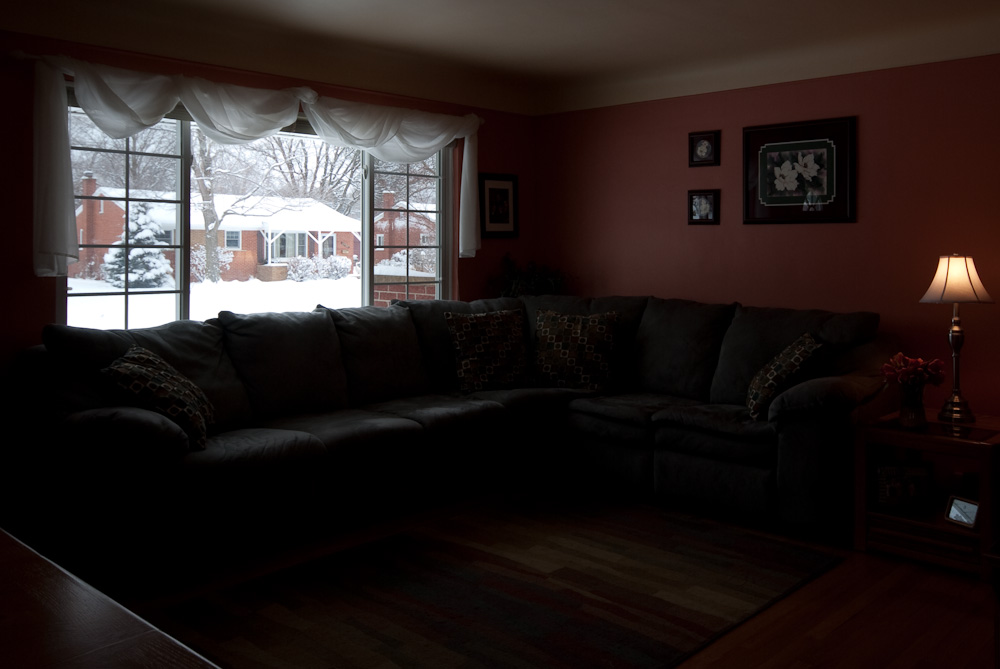
%> input picture lab1/underexposed.jpg, 1000 x 669 px
$ octave adaptive_gamma_gauss_bilat.m   (GNU Octave 9; MATLAB toolbox functions it lacks are replaced by stand-ins)
%> lines starting %> are read from the running program, lines starting %| are printed output that depends on the picture
clear all;
close all;
clc;

im = imread('underexposed.jpg');
%> im is the input picture: size 669x1000x3 uint8; mean R, G, B 42.5, 33.2, 31.3

im = im2double(im); % valori in double tra [0,1]
%> im: size 669x1000x3 double
im_Ycbcr = rgb2ycbcr(im);
%> im_Ycbcr: size 669x1000x3 double; mean of channels 1, 2, 3 0.183, 0.493, 0.519
canaleY = im_Ycbcr(:,:,1)*255; % double in [0 255] come "input" dell'articolo

% Y filtro gauss
F = fspecial('gaussian',51,21);
Yfiltrato_gauss = imfilter(canaleY,F,'same','replicate');
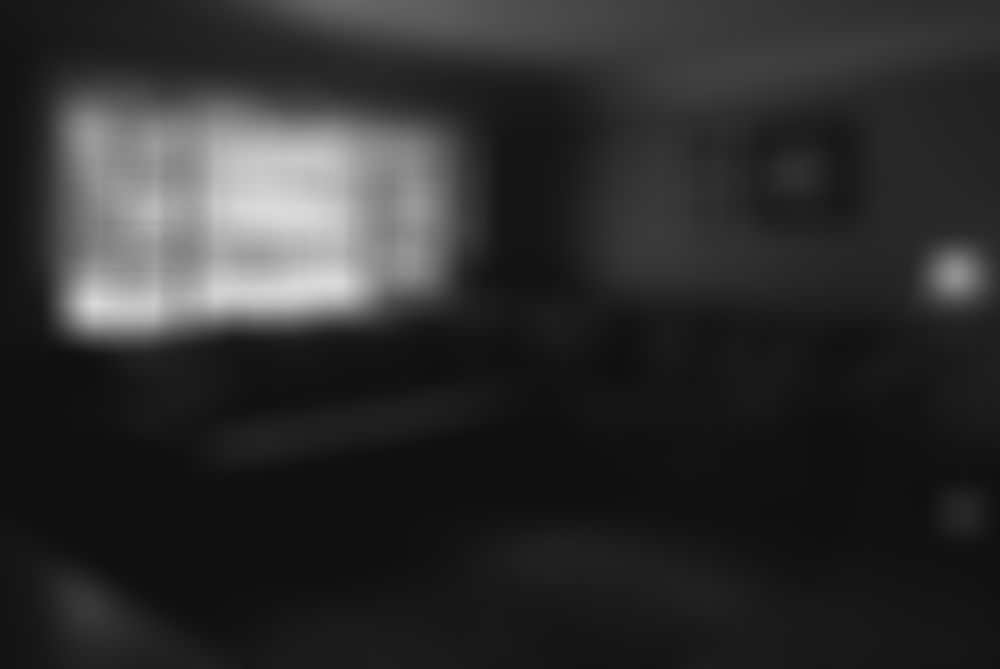
%> Yfiltrato_gauss: size 669x1000 double; min 16, max 219, mean 46.7

% Y filtro bilaterale
Yfiltrato_bilat = imbilatfilt(canaleY/255,0.5,3);

% im rgb gauss
im_Ycbcr_gauss = im_Ycbcr;
im_Ycbcr_gauss(:,:,1)=Yfiltrato_gauss/255;
%> im_Ycbcr_gauss: size 669x1000x3 double; mean of channels 1, 2, 3 0.183, 0.493, 0.519
im_rgb_gauss=ycbcr2rgb(im_Ycbcr_gauss);
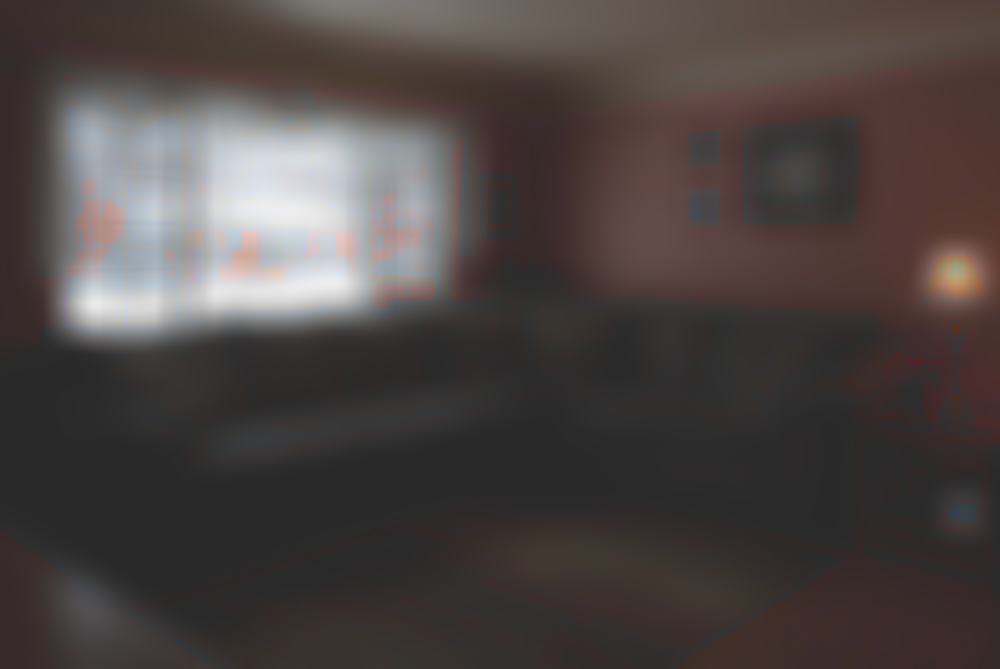
%> im_rgb_gauss: size 669x1000x3 double; mean R, G, B 0.167, 0.13, 0.123; mean of the top-left, top-right, bottom-left and bottom-right quarters 0.38, 0.125, 0.0279, 0.0272; drawn with min black and max white

% im rgb bilat
im_Ycbcr_bilat = im_Ycbcr;
im_Ycbcr_bilat(:,:,1) = Yfiltrato_bilat;
%> im_Ycbcr_bilat: size 669x1000x3 double; mean of channels 1, 2, 3 0.183, 0.493, 0.519
im_rgb_bilat = ycbcr2rgb(im_Ycbcr_bilat);

% alcuni plot
figure(1),clf
imshow(im), title('rgb originale')

figure(2), clf
subplot(1,2,1), imshow(im_rgb_gauss), title('rgb con Y filtrato con gauss')
subplot(1,2,2), imshow(im_rgb_bilat), title('rgb con Y filtrato bilaterale')

figure(3), clf
subplot(1,3,1), imshow(canaleY/255), title('Y originale')
subplot(1,3,2), imshow(Yfiltrato_gauss/255), title('Y filtro gauss')
subplot(1,3,3), imshow(abs(canaleY/255 - Yfiltrato_gauss/255)), title('abs(Y orig - Y gauss)')

figure(4), clf
subplot(1,3,1), imshow(canaleY/255), title('Y originale')
subplot(1,3,2), imshow(Yfiltrato_bilat), title('Y filtro bilaterale')
subplot(1,3,3), imshow(abs(canaleY/255 - Yfiltrato_bilat)), title('abs(Y orig - Y bilat)')
%> after `imshow(abs(canaleY/255 - Yfiltrato_bilat))`:
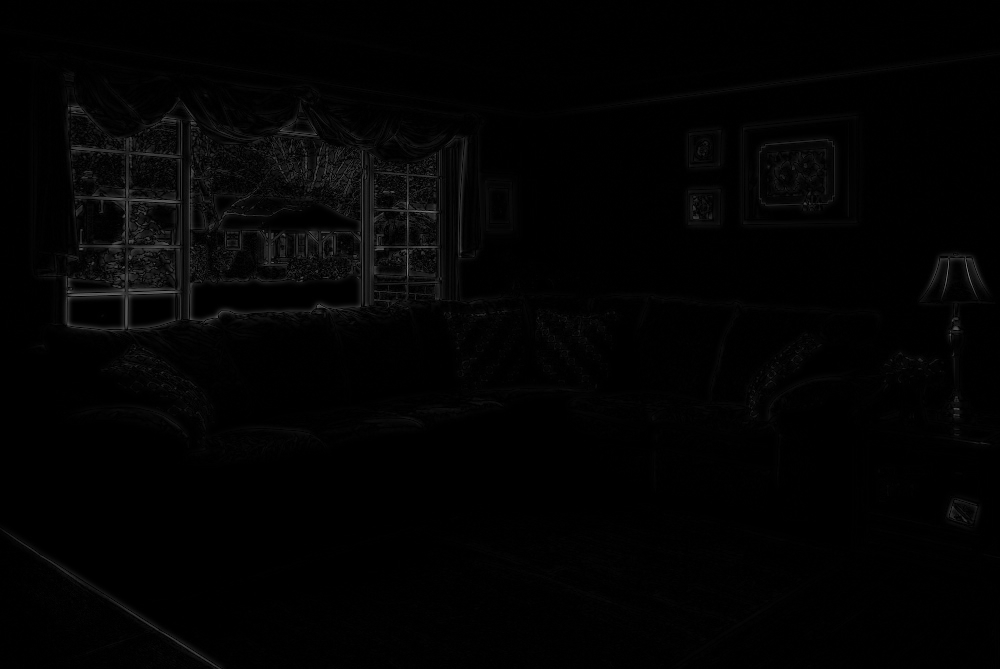
%> displayed picture: size 669x1000, on the screen's scale of 0 to 255; min 0, max 123, mean 2.9


%%% implementazione eq1

%%       GAUSS
mask_gauss = 1.-Yfiltrato_gauss/255;

figure(5), clf
imshow(mask_gauss), title('Y filtrato gauss (NEG)')

% eq1 su Y
finalimageY_gauss = 255*(canaleY./255).^(2.^((128.-mask_gauss*255)./128));
figure(6), clf
imshow(finalimageY_gauss/255), title('Y adaptive gamma gauss filt')

im_Ycbcr_gauss(:,:,1) = finalimageY_gauss/255;
%> im_Ycbcr_gauss: size 669x1000x3 double; mean of channels 1, 2, 3 0.314, 0.493, 0.519
adapgammaRGB_gauss = ycbcr2rgb(im_Ycbcr_gauss);
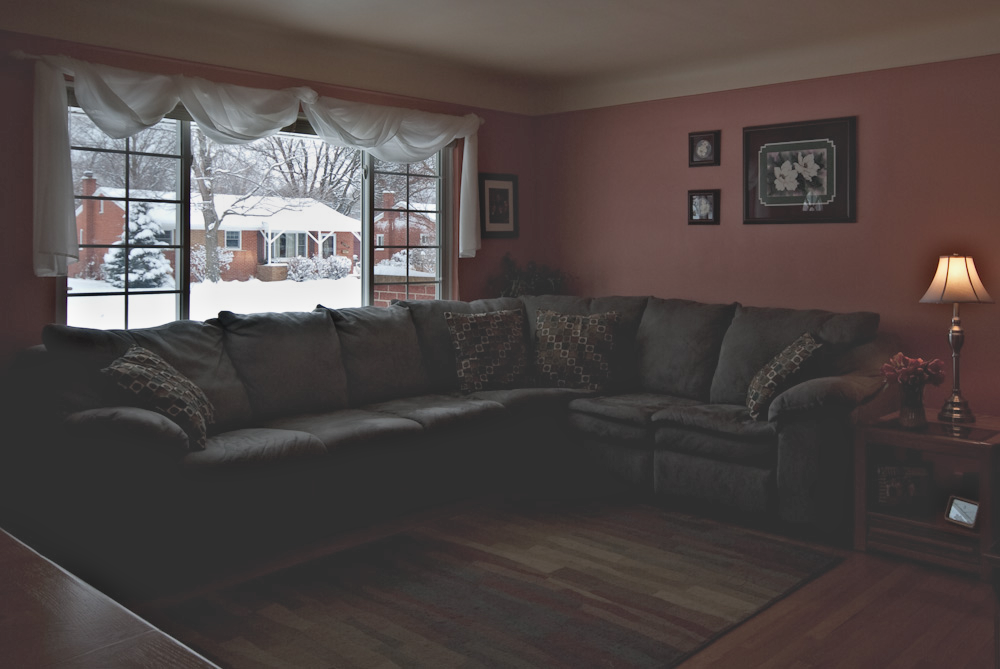
%> adapgammaRGB_gauss: size 669x1000x3 double; mean R, G, B 0.319, 0.282, 0.275; drawn with min black and max white
figure(7), clf
imshow(adapgammaRGB_gauss), title('RGB with Y adaptive gamma gauss filt')

%%       BILAT
mask_bilat = 1.-Yfiltrato_bilat;
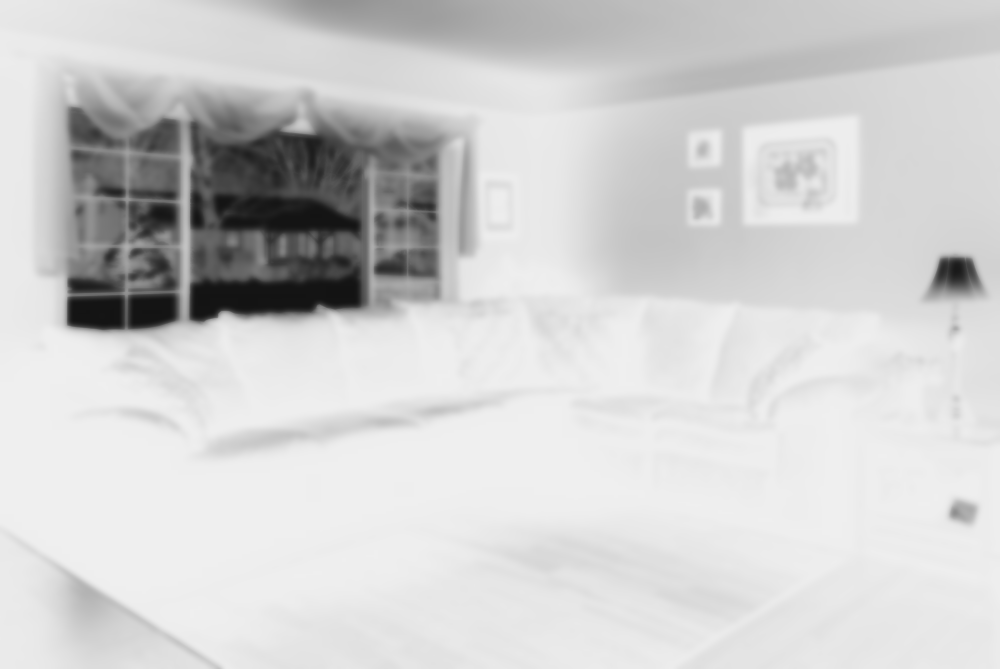
%> mask_bilat: size 669x1000 double; min 0.0784, max 0.937, mean 0.817

figure(8), clf
imshow(mask_bilat), title('Y filtrato bilaterale (NEG)')

% eq1 su Y
finalimageY_bilat = 255*(canaleY./255).^(2.^((128.-mask_bilat*255)./128));
figure(9), clf
imshow(finalimageY_bilat/255), title('Y adaptive gamma bilateral filt')

im_Ycbcr_bilat(:,:,1) = finalimageY_bilat/255;
%> im_Ycbcr_bilat: size 669x1000x3 double; mean of channels 1, 2, 3 0.315, 0.493, 0.519
adapgammaRGB_bilat = ycbcr2rgb(im_Ycbcr_bilat);
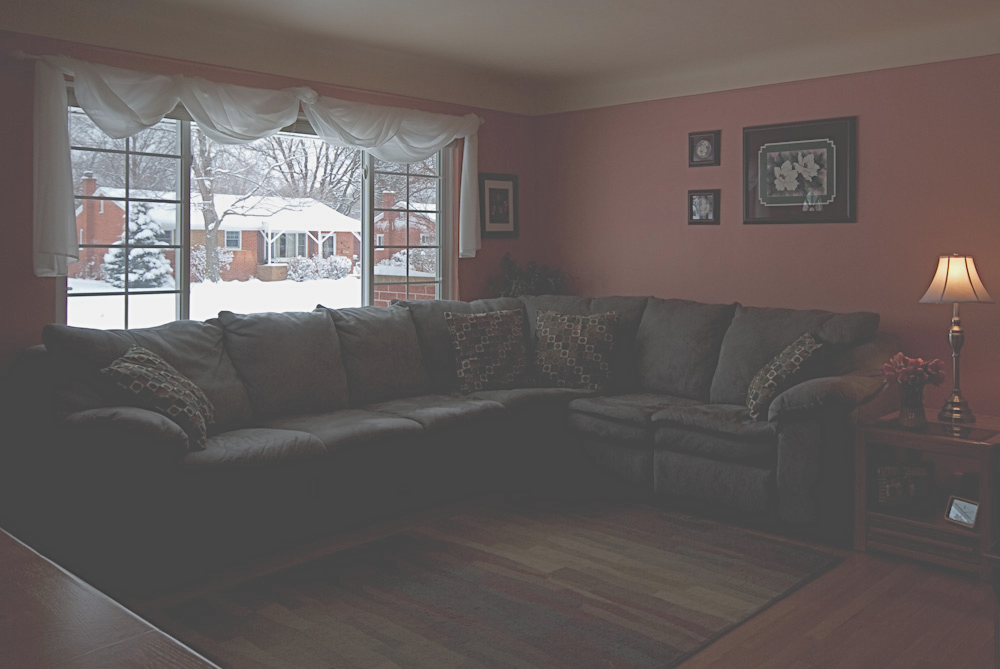
%> adapgammaRGB_bilat: size 669x1000x3 double; mean R, G, B 0.32, 0.284, 0.276; drawn with min black and max white
figure(10), clf
imshow(adapgammaRGB_bilat), title('RGB with Y adaptive gamma bilateral filt')
%%

% differenze tra canale Y orig e adp gamma con gauss e bilat
figure(11), clf
subplot(1,2,1), imshow(abs(canaleY/255 - finalimageY_gauss/255)), title('abs(canaleY - finalimageY gauss)')
%> after `imshow(abs(canaleY/255 - finalimageY_gauss/255))`:
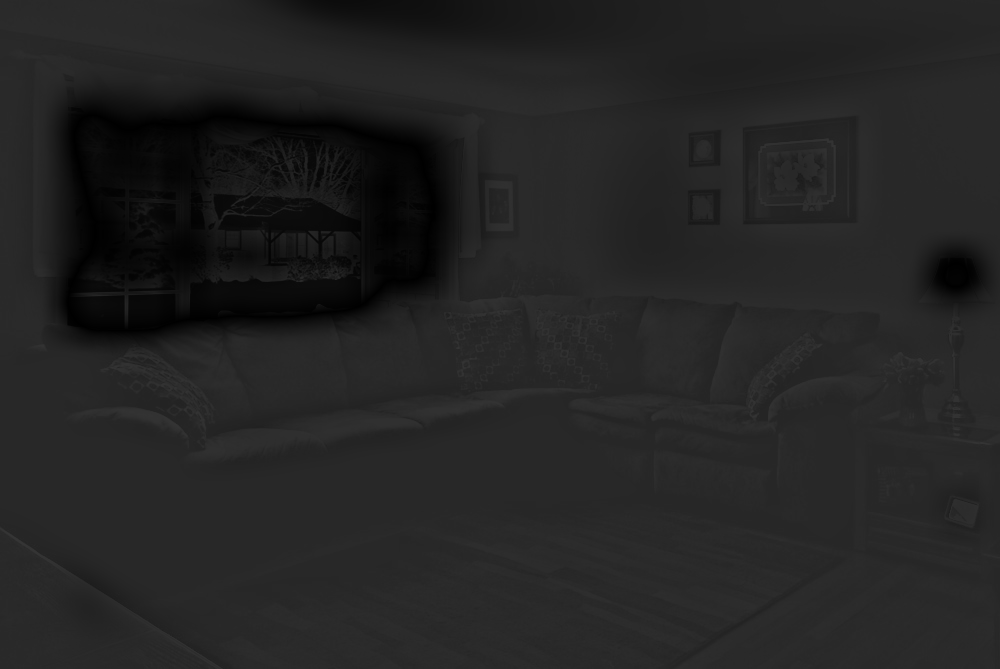
%> displayed picture: size 669x1000, on the screen's scale of 0 to 255; min 0, max 53, mean 35.5
subplot(1,2,2), imshow(abs(canaleY/255 - finalimageY_bilat/255)), title('abs(canaleY - finalimageY bilat)')
